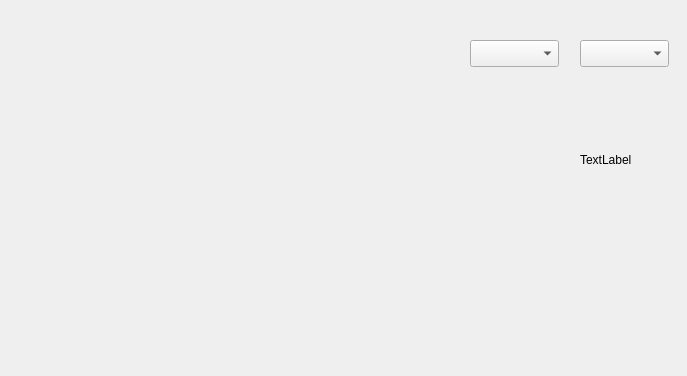
<?xml version="1.0" encoding="UTF-8"?>
<ui version="4.0">
 <class>Form</class>
 <widget class="QWidget" name="Form">
  <property name="geometry">
   <rect>
    <x>0</x>
    <y>0</y>
    <width>687</width>
    <height>376</height>
   </rect>
  </property>
  <property name="windowTitle">
   <string>Form</string>
  </property>
  <widget class="QComboBox" name="comboBox">
   <property name="geometry">
    <rect>
     <x>470</x>
     <y>40</y>
     <width>89</width>
     <height>27</height>
    </rect>
   </property>
  </widget>
  <widget class="QComboBox" name="comboBox_2">
   <property name="geometry">
    <rect>
     <x>580</x>
     <y>40</y>
     <width>89</width>
     <height>27</height>
    </rect>
   </property>
  </widget>
  <widget class="QLabel" name="label">
   <property name="geometry">
    <rect>
     <x>580</x>
     <y>150</y>
     <width>69</width>
     <height>19</height>
    </rect>
   </property>
   <property name="text">
    <string>TextLabel</string>
   </property>
  </widget>
 </widget>
 <resources/>
 <connections/>
</ui>
